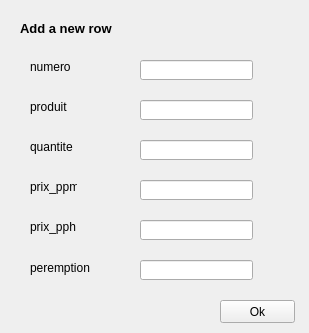
<?xml version="1.0" encoding="UTF-8"?>
<ui version="4.0">
 <class>Form</class>
 <widget class="QWidget" name="Form">
  <property name="geometry">
   <rect>
    <x>0</x>
    <y>0</y>
    <width>309</width>
    <height>333</height>
   </rect>
  </property>
  <property name="windowTitle">
   <string>Form</string>
  </property>
  <widget class="QLabel" name="label">
   <property name="geometry">
    <rect>
     <x>20</x>
     <y>20</y>
     <width>101</width>
     <height>16</height>
    </rect>
   </property>
   <property name="font">
    <font>
     <pointsize>10</pointsize>
     <weight>75</weight>
     <bold>true</bold>
    </font>
   </property>
   <property name="text">
    <string>Add a new row</string>
   </property>
  </widget>
  <widget class="QLineEdit" name="lineEdit">
   <property name="geometry">
    <rect>
     <x>140</x>
     <y>60</y>
     <width>113</width>
     <height>20</height>
    </rect>
   </property>
  </widget>
  <widget class="QLineEdit" name="lineEdit_2">
   <property name="geometry">
    <rect>
     <x>140</x>
     <y>100</y>
     <width>113</width>
     <height>20</height>
    </rect>
   </property>
  </widget>
  <widget class="QLineEdit" name="lineEdit_3">
   <property name="geometry">
    <rect>
     <x>140</x>
     <y>140</y>
     <width>113</width>
     <height>20</height>
    </rect>
   </property>
  </widget>
  <widget class="QLineEdit" name="lineEdit_4">
   <property name="geometry">
    <rect>
     <x>140</x>
     <y>180</y>
     <width>113</width>
     <height>20</height>
    </rect>
   </property>
  </widget>
  <widget class="QLineEdit" name="lineEdit_5">
   <property name="geometry">
    <rect>
     <x>140</x>
     <y>260</y>
     <width>113</width>
     <height>20</height>
    </rect>
   </property>
  </widget>
  <widget class="QLineEdit" name="lineEdit_6">
   <property name="geometry">
    <rect>
     <x>140</x>
     <y>220</y>
     <width>113</width>
     <height>20</height>
    </rect>
   </property>
  </widget>
  <widget class="QLabel" name="label_2">
   <property name="geometry">
    <rect>
     <x>30</x>
     <y>60</y>
     <width>47</width>
     <height>14</height>
    </rect>
   </property>
   <property name="text">
    <string>numero</string>
   </property>
  </widget>
  <widget class="QLabel" name="label_3">
   <property name="geometry">
    <rect>
     <x>30</x>
     <y>100</y>
     <width>47</width>
     <height>14</height>
    </rect>
   </property>
   <property name="text">
    <string>produit</string>
   </property>
  </widget>
  <widget class="QLabel" name="label_4">
   <property name="geometry">
    <rect>
     <x>30</x>
     <y>140</y>
     <width>47</width>
     <height>14</height>
    </rect>
   </property>
   <property name="text">
    <string>quantite</string>
   </property>
  </widget>
  <widget class="QLabel" name="label_5">
   <property name="geometry">
    <rect>
     <x>30</x>
     <y>180</y>
     <width>47</width>
     <height>14</height>
    </rect>
   </property>
   <property name="text">
    <string>prix_ppm</string>
   </property>
  </widget>
  <widget class="QLabel" name="label_6">
   <property name="geometry">
    <rect>
     <x>30</x>
     <y>220</y>
     <width>47</width>
     <height>14</height>
    </rect>
   </property>
   <property name="text">
    <string>prix_pph</string>
   </property>
  </widget>
  <widget class="QLabel" name="label_7">
   <property name="geometry">
    <rect>
     <x>30</x>
     <y>260</y>
     <width>61</width>
     <height>16</height>
    </rect>
   </property>
   <property name="text">
    <string>peremption</string>
   </property>
  </widget>
  <widget class="QPushButton" name="pushButton">
   <property name="geometry">
    <rect>
     <x>220</x>
     <y>300</y>
     <width>75</width>
     <height>23</height>
    </rect>
   </property>
   <property name="text">
    <string>Ok</string>
   </property>
  </widget>
 </widget>
 <resources/>
 <connections/>
</ui>
